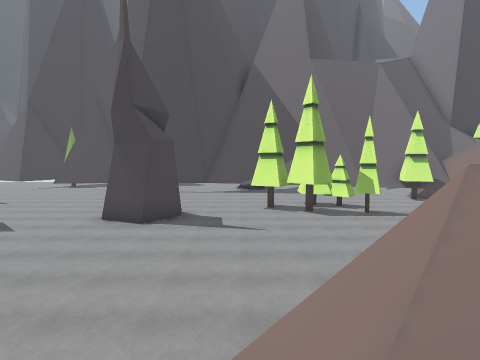
view 1 (above)

21 first-person views from a walk through a Unity game level. The camera is 1.2 m above the floor, tilts 4° down and sees 80° across. The floor is counted in squares, 2 m on a side. Each view is taken from the middle of a square. On the plan, view 1 faces up. The plan holds only what a view shows up to about 9 squares ahead; the rest is blank. The place goes on beyond the plan.

view 2
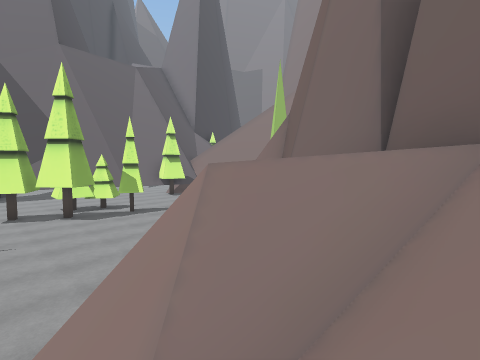

view 3
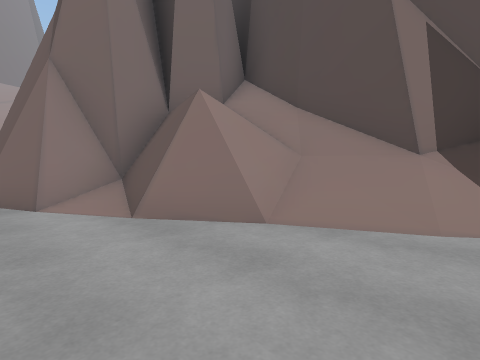

view 4
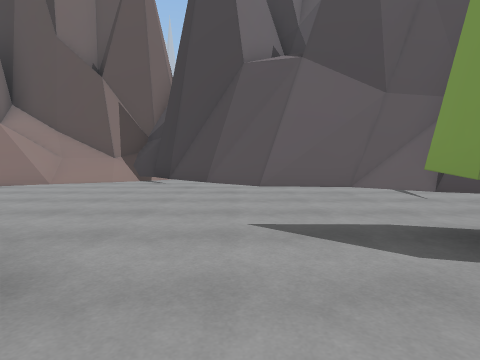

view 5
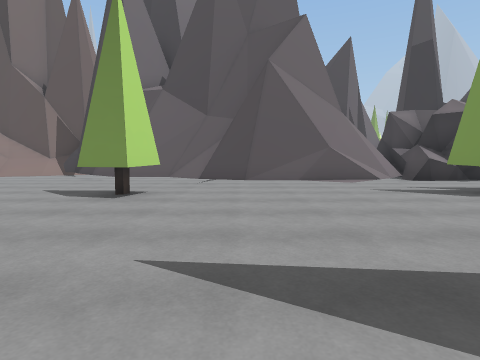

view 6
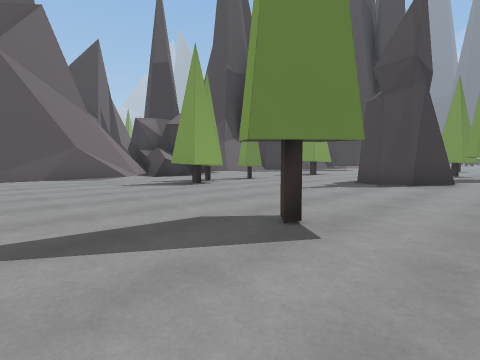

view 7
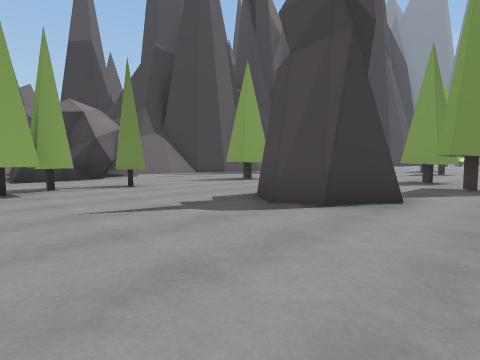

view 8
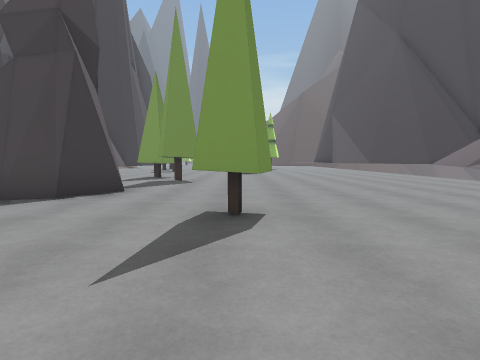

view 9
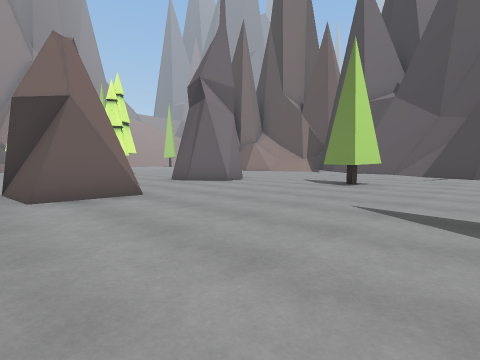

view 10
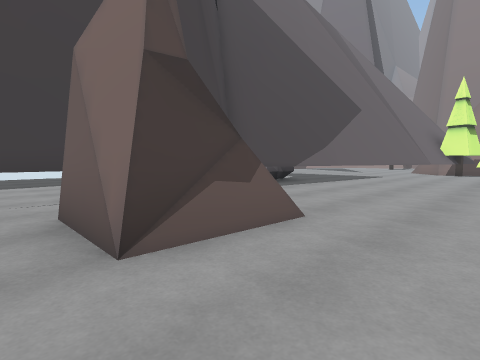

view 11
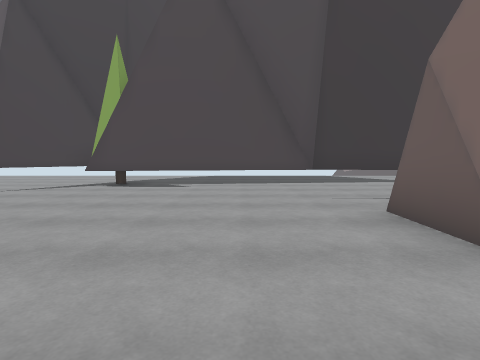

view 12
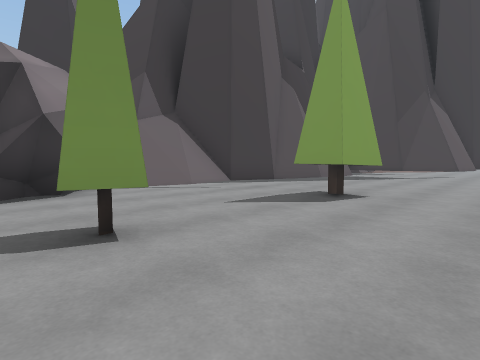

view 13
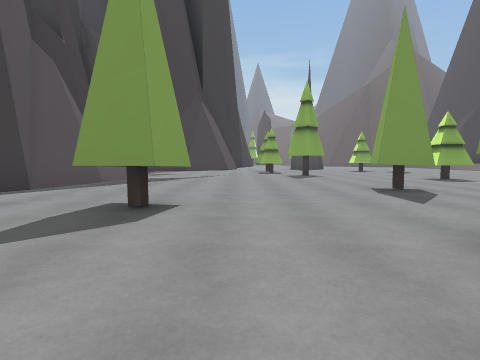

view 14
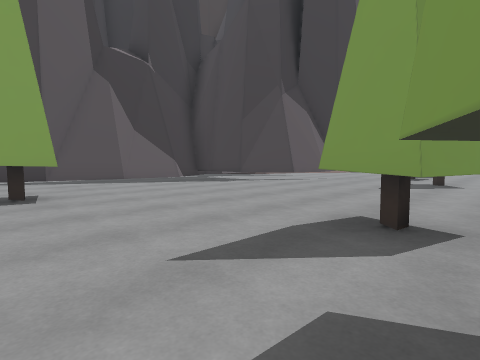

view 15
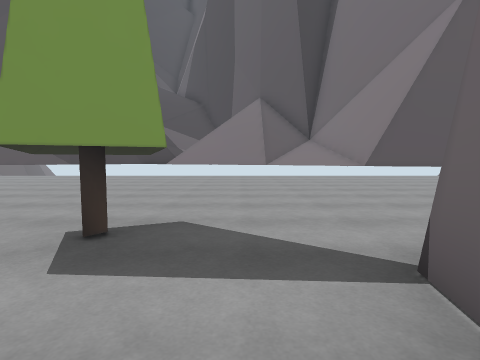

view 16
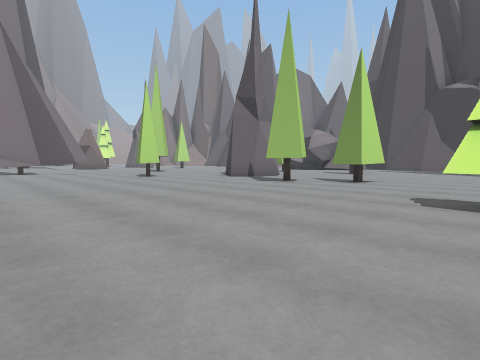

view 17
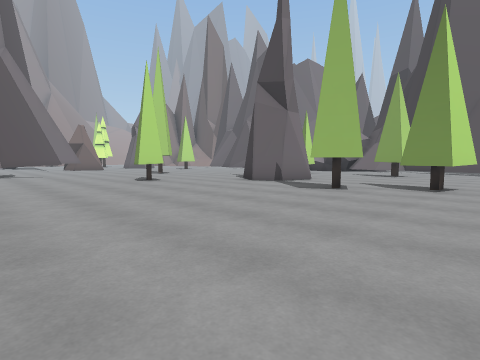

view 18
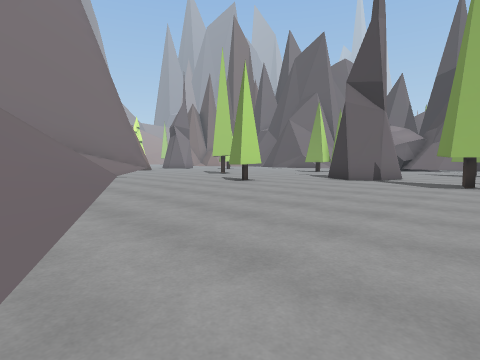

view 19
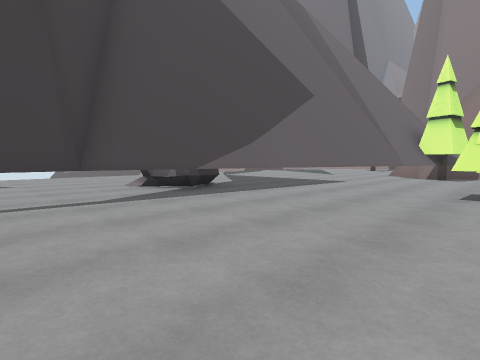

view 20
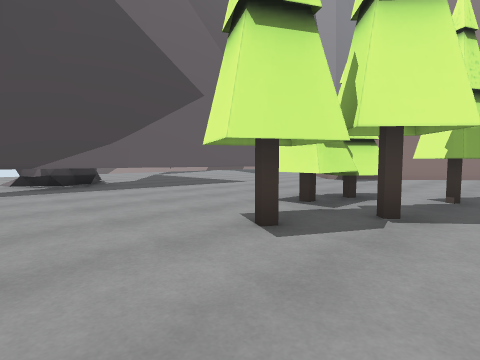

view 21
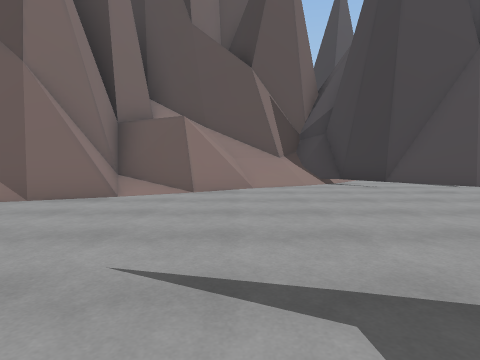

### Floor plan
Key: @ floor where view 1 was taken; # wall or solid block; . floor; / step, stairs or slope; = window, fence, low wall or low ledge; ^ raised ledge; T tree; R rock.
Columns run from 25 left of view 1 to 4 right of it. Each row starts with its distance up from view 1.
 20     .^#
 19 .......^^#
 18 .........##   #
 17 ..........#####T
 16 ............##..         #
 15 T............ ..###########
 14 T.........T..............####
 13 .....T..............##......##
 12 .....T........T.....#R........
 11 ...T...##....TT...............
 10 .......##.................TTTT
  9 ......................##..TT.T
  8 ......................##......
  7 #....TT..T.TT.....T...........
  6 #.....T....T.................
  5 #####........=###............
  4     ######.########.........//
  3          ####    ####....../##
  2                     ##...=####
  1                      ##/////##
  0                       ###@//#
 -1                        ##^###

Where each view was taken, in squares from view 1:
view 1: 0 up, 0 right, facing up
view 2: 0 up, 0 right, facing up-right
view 3: 4 up, 2 left, facing down-right
view 4: 9 up, 5 left, facing down
view 5: 12 up, 9 left, facing down
view 6: 13 up, 9 left, facing down-left
view 7: 13 up, 13 left, facing down-left
view 8: 14 up, 12 left, facing left
view 9: 14 up, 10 left, facing down-right
view 10: 10 up, 6 left, facing up-right
view 11: 10 up, 7 left, facing up
view 12: 9 up, 15 left, facing down-left
view 13: 8 up, 16 left, facing left
view 14: 12 up, 19 left, facing down-left
view 15: 10 up, 19 left, facing up
view 16: 19 up, 25 left, facing down-right
view 17: 18 up, 23 left, facing down-right
view 18: 20 up, 21 left, facing down-right
view 19: 10 up, 3 left, facing up-right
view 20: 8 up, 1 left, facing up-right
view 21: 8 up, 0 right, facing down
